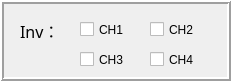
       <widget class="QFrame" name="frame_11">
        <property name="geometry">
         <rect>
          <x>250</x>
          <y>160</y>
          <width>231</width>
          <height>81</height>
         </rect>
        </property>
        <property name="frameShape">
         <enum>QFrame::Box</enum>
        </property>
        <property name="frameShadow">
         <enum>QFrame::Raised</enum>
        </property>
        <property name="lineWidth">
         <number>2</number>
        </property>
        <widget class="QLabel" name="label_13">
         <property name="geometry">
          <rect>
           <x>20</x>
           <y>20</y>
           <width>51</width>
           <height>21</height>
          </rect>
         </property>
         <property name="font">
          <font>
           <family>黑体</family>
           <pointsize>12</pointsize>
          </font>
         </property>
         <property name="text">
          <string>Inv：</string>
         </property>
        </widget>
        <widget class="QCheckBox" name="checkBox_WMA_CH1">
         <property name="geometry">
          <rect>
           <x>80</x>
           <y>20</y>
           <width>61</width>
           <height>19</height>
          </rect>
         </property>
         <property name="text">
          <string>CH1</string>
         </property>
        </widget>
        <widget class="QCheckBox" name="checkBox_WMA_CH2">
         <property name="geometry">
          <rect>
           <x>150</x>
           <y>20</y>
           <width>51</width>
           <height>19</height>
          </rect>
         </property>
         <property name="text">
          <string>CH2</string>
         </property>
        </widget>
        <widget class="QCheckBox" name="checkBox_WMA_CH3">
         <property name="geometry">
          <rect>
           <x>80</x>
           <y>50</y>
           <width>61</width>
           <height>19</height>
          </rect>
         </property>
         <property name="text">
          <string>CH3</string>
         </property>
        </widget>
        <widget class="QCheckBox" name="checkBox_WMA_CH4">
         <property name="geometry">
          <rect>
           <x>150</x>
           <y>50</y>
           <width>51</width>
           <height>19</height>
          </rect>
         </property>
         <property name="text">
          <string>CH4</string>
         </property>
        </widget>
       </widget>
